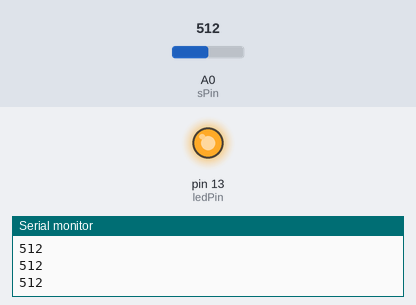
Simulated run of this sketch. Board: Arduino Uno, built with avr-gcc and run on an emulated ATmega328P. On the bench: output pins drawn as LEDs (lit = HIGH), the last lines printed to the serial monitor. The inputs (shaded band) are chosen by the test bench; at power-on: A0 (sPin) = 512.

Above: at 1.2 s.
1.3 s: A0 (sPin) set to 165
2.8 s: A0 (sPin) set to 144
At 4.0 s:
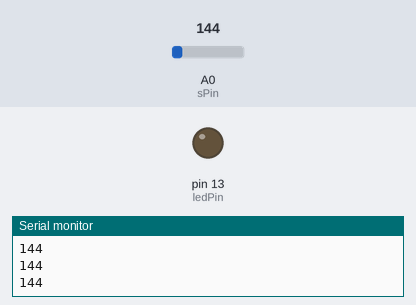
4.3 s: A0 (sPin) set to 160
At 5.3 s:
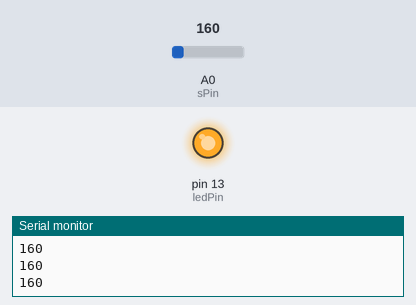
5.8 s: A0 (sPin) set to 140
At 6.5 s:
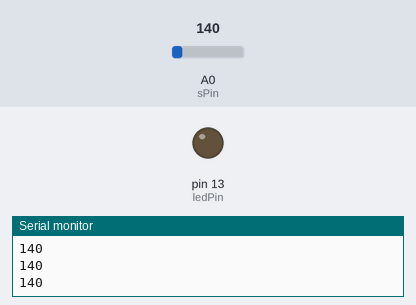
Timing chart, 0 to 8.3 s (numbered marks = the images above; inputs shaded):
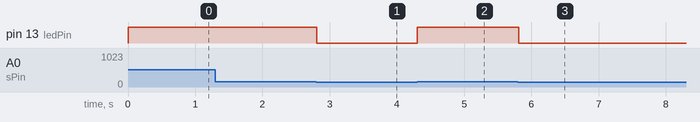

Measured:
- the behaviour switches between 151 and 150 on A0 (sPin) (found by bisection; images 0 and 1)
- after the input at 2.8 s, pin 13 (ledPin): HIGH → LOW at once
- after the input at 4.3 s, pin 13 (ledPin): LOW → HIGH at once
- after the input at 5.8 s, pin 13 (ledPin): HIGH → LOW at once

The sketch:

proba_sensori.ino
```cpp
int ledPin = 13;
int sPin = A0;
int read1;


void setup() {
  pinMode(ledPin, OUTPUT);
  pinMode(sPin, INPUT);
  Serial.begin(9600);
}

void loop() {
  read1= analogRead(sPin);
  Serial.println(read1);
  if(read1>150){
    digitalWrite(ledPin, 200);
  }
  else{
    digitalWrite(ledPin, 0);
  }

}
```
